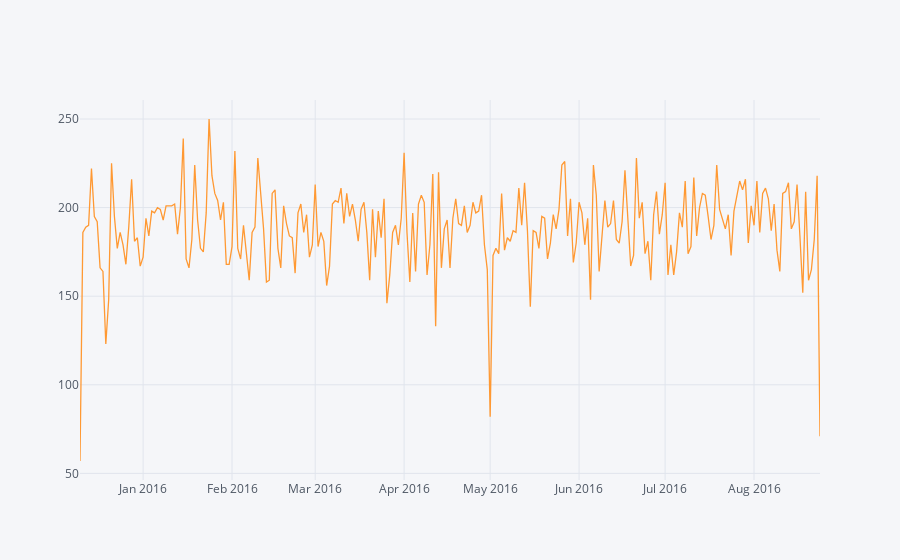

Notebook source saved alongside this figure:
### Code cell
df[df.Reason == 'EMS'].groupby('Date')['lat'].count().iplot()

### Figure 1 — Plotly figure (JSON) as saved in the notebook; plotly's stock layout.template omitted (floating-point values rounded to 4 significant figures; data arrays with more than 128 entries replaced by an {"elided": "..."} marker saying what was removed)
{"data": [{"line": {"color": "rgba(255, 153, 51, 1.0)", "dash": "solid", "width": 1.3}, "mode": "lines", "name": "lat", "text": "", "type": "scatter", "x": {"elided": "259 str values"}, "y": {"elided": "259 int values"}}], "layout": {"legend": {"bgcolor": "#F5F6F9", "font": {"color": "#4D5663"}}, "paper_bgcolor": "#F5F6F9", "plot_bgcolor": "#F5F6F9", "titlefont": {"color": "#4D5663"}, "xaxis1": {"gridcolor": "#E1E5ED", "showgrid": true, "tickfont": {"color": "#4D5663"}, "title": "", "titlefont": {"color": "#4D5663"}, "zerolinecolor": "#E1E5ED"}, "yaxis1": {"gridcolor": "#E1E5ED", "showgrid": true, "tickfont": {"color": "#4D5663"}, "title": "", "titlefont": {"color": "#4D5663"}, "zerolinecolor": "#E1E5ED"}}}
